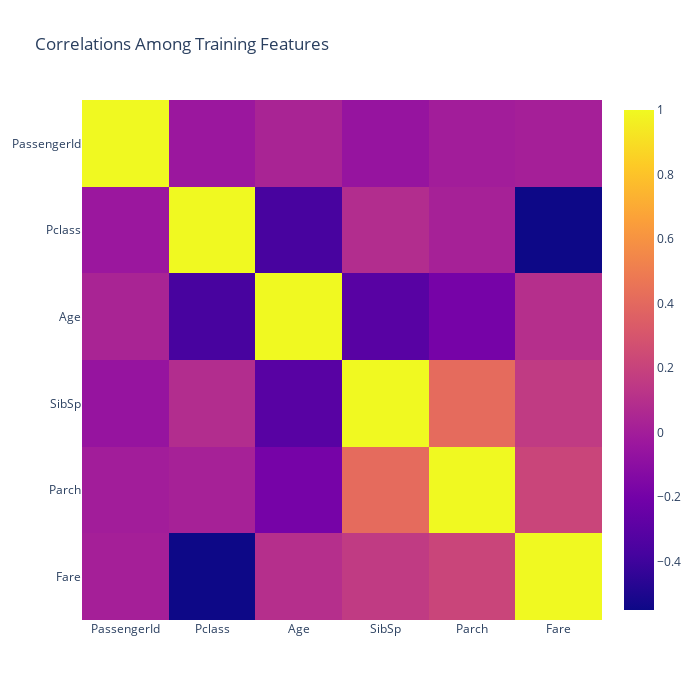

The code cell stored with this chart in its notebook:
### Code cell
fig = px.imshow(data.corr(), 
                title='Correlations Among Training Features',
                height=700, width=700)
fig.show()

### Figure 1 — Plotly figure (JSON) as saved in the notebook; plotly's stock layout.template omitted (floating-point values rounded to 4 significant figures)
{"data": [{"coloraxis": "coloraxis", "hovertemplate": "x: %{x}<br>y: %{y}<br>color: %{z}<extra></extra>", "name": "0", "type": "heatmap", "x": ["PassengerId", "Pclass", "Age", "SibSp", "Parch", "Fare"], "xaxis": "x", "y": ["PassengerId", "Pclass", "Age", "SibSp", "Parch", "Fare"], "yaxis": "y", "z": [[1, -0.03514, 0.03685, -0.05753, -0.001652, 0.01266], [-0.03514, 1, -0.3692, 0.08308, 0.01844, -0.5495], [0.03685, -0.3692, 1, -0.3082, -0.1891, 0.09607], [-0.05753, 0.08308, -0.3082, 1, 0.4148, 0.1597], [-0.001652, 0.01844, -0.1891, 0.4148, 1, 0.2162], [0.01266, -0.5495, 0.09607, 0.1597, 0.2162, 1]]}], "layout": {"coloraxis": {"colorscale": [[0, "#0d0887"], [0.1111, "#46039f"], [0.2222, "#7201a8"], [0.3333, "#9c179e"], [0.4444, "#bd3786"], [0.5556, "#d8576b"], [0.6667, "#ed7953"], [0.7778, "#fb9f3a"], [0.8889, "#fdca26"], [1, "#f0f921"]]}, "height": 700, "title": {"text": "Correlations Among Training Features"}, "width": 700, "xaxis": {"anchor": "y", "constrain": "domain", "domain": [0, 1], "scaleanchor": "y"}, "yaxis": {"anchor": "x", "autorange": "reversed", "constrain": "domain", "domain": [0, 1]}}}
